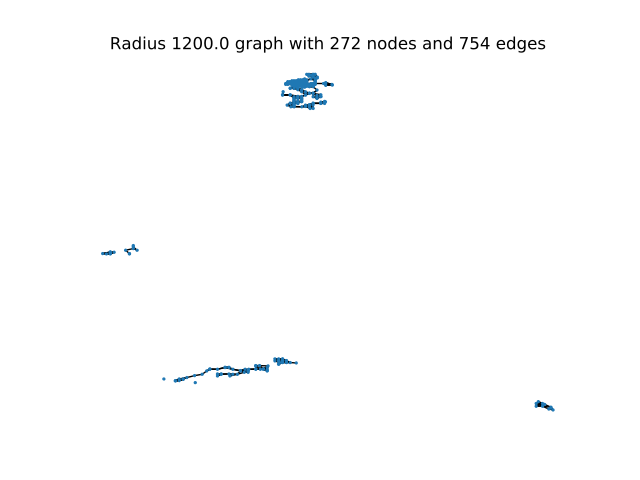

Python code for this plot:
import matplotlib.pyplot as plt
import networkx as nx
from scipy.spatial import cKDTree
import numpy as np

def create_graph(df, max_d=1200.0, max_n=5):
    G = nx.Graph()

    # add nodes
    for i, (index, row) in enumerate(df.iterrows()):
        G.add_node(i, pos=(row['X'],row['Y']), height=row['Z'], bio=row['bio'])

    #add edges
    nA =  np.array(list(zip(df.X, df.Y)))
    atree = cKDTree(nA)
    distances, neighbors = atree.query(nA, k=max_n+1)
    for neigh, dist in zip(neighbors,distances):
        for n, d in zip(neigh[1:],dist[1:]):
            if d < max_d:
                G.add_edge(neigh[0], n, length=d)

    plt.figure()
    plt.title("Radius {} graph with {} nodes and {} edges".format(max_d, G.number_of_nodes(), G.number_of_edges()))
    nx.draw(G, pos=nx.get_node_attributes(G,'pos'), node_size=2)
    #plt.show()
